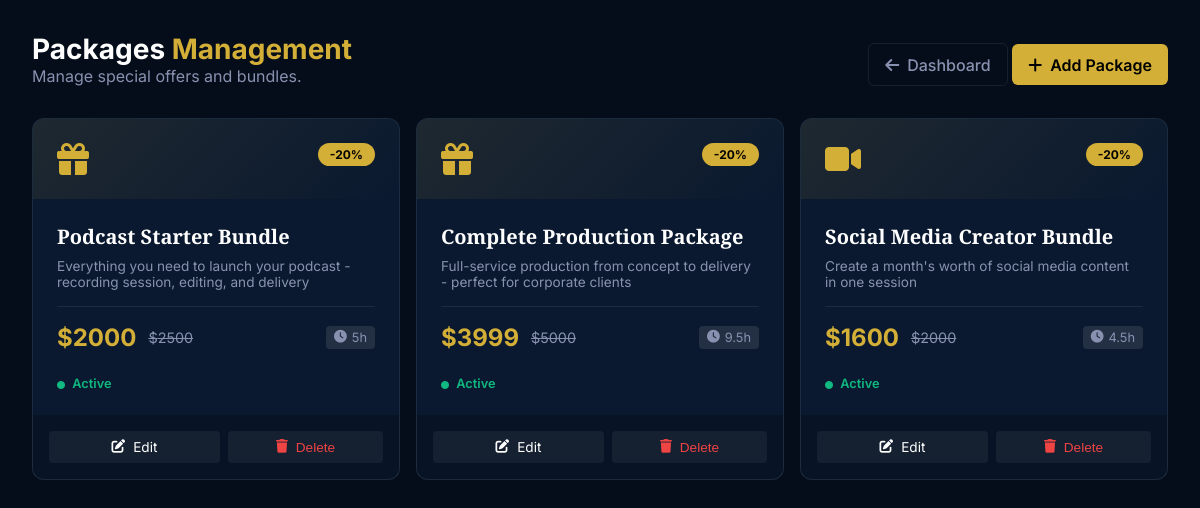
Page /admin/packages (signed in) on the committed database.
### app.py (models this page shows, shortened)
class Package(db.Model):
    __tablename__ = 'packages'
    id = db.Column(db.Integer, primary_key=True)
    name = db.Column(db.String(100), nullable=False)
    name_ar = db.Column(db.String(100))
    description = db.Column(db.Text)
    description_ar = db.Column(db.Text)
    original_price = db.Column(db.Float, nullable=False, default=0.0)
    package_price = db.Column(db.Float, nullable=False, default=0.0)
    duration_hours = db.Column(db.Float, nullable=False, default=0.0)
    icon = db.Column(db.String(50), default='gift')
    features = db.Column(db.Text) # Pipe-separated string
    features_ar = db.Column(db.Text)
    display_order = db.Column(db.Integer, default=0)
    is_active = db.Column(db.Boolean, default=True)
    created_at = db.Column(db.DateTime, default=datetime.utcnow)
    @property
    def discount_percentage(self):
        if self.original_price > 0:
            return int(((self.original_price - self.package_price) / self.original_price) * 100)
        return 0

### app.py (the view)
@app.route('/admin/packages')
@admin_required
def admin_packages():
    packages = Package.query.order_by(Package.display_order).all()
    new_inquiries = ContactInquiry.query.filter_by(status='new').count()
    return render_template('admin/package_list.html', items=packages, new_inquiries=new_inquiries)

### app.py (called while the page is built)
@app.context_processor
def inject_conf_var():
    return dict(get_locale=get_locale)

def admin_required(f):
    @wraps(f)
    def decorated_function(*args, **kwargs):
        if 'user_id' not in session:
            return redirect(url_for('login', next=request.url))
        user = db.session.get(User, session['user_id'])
        if not user or not user.is_admin:
            flash('Access denied. Administrator privileges required.', 'error')
            abort(403)
        return f(*args, **kwargs)
    return decorated_function

### templates/admin/package_list.html (shortened to what this page needs)
<!DOCTYPE html>
<html lang="en">
<head>
    <link rel="stylesheet" href="https://cdnjs.cloudflare.com/ajax/libs/font-awesome/6.4.0/css/all.min.css">
</head>
<body>
    <header class="page-header">
        <div>
            <h1 class="page-title">Packages <span>Management</span></h1>
            <p style="color: var(--color-text-muted);">Manage special offers and bundles.</p>
        </div>
        <div>
            <a href="{{ url_for('admin_settings') }}" class="btn-outline"><i class="fas fa-arrow-left"></i> Dashboard</a>
            <a href="{{ url_for('admin_package_new') }}" class="btn-gold"><i class="fas fa-plus"></i> Add Package</a>
        </div>
    </header>
    <div class="packages-grid">
        {% for item in items %}
        <div class="package-card">
            <div class="card-header-bg">
                <i class="fas fa-{{ item.icon }} pkg-icon"></i>
                {% if item.discount_percentage > 0 %}
                <span class="pkg-discount">-{{ item.discount_percentage }}%</span>
                {% endif %}
            </div>
            <div class="card-content">
                <h3 class="card-title">{{ item.name }}</h3>
                <p class="card-desc">{{ item.description }}</p>
                <div class="card-pricing">
                    <span class="price-new">${{ item.package_price|int }}</span>
                    {% if item.original_price > item.package_price %}
                    <span class="price-old">${{ item.original_price|int }}</span>
                    {% endif %}
                    <span class="duration-badge">
                        <i class="fas fa-clock"></i> {{ item.duration_hours|int if item.duration_hours.is_integer() else item.duration_hours }}h
                    </span>
                </div>
                <div style="color: {{ 'var(--color-success)' if item.is_active else 'var(--color-text-muted)' }}; font-size: 0.8rem; font-weight: 600;">
                    <i class="fas fa-circle" style="font-size: 0.5rem; margin-right: 0.25rem;"></i> {{ 'Active' if item.is_active else 'Inactive' }}
                </div>
            </div>
            <div class="card-actions">
                <a href="{{ url_for('admin_package_edit', package_id=item.id) }}" class="btn-action"><i class="fas fa-edit"></i> Edit</a>
                <form action="{{ url_for('admin_package_delete', package_id=item.id) }}" method="POST" style="flex: 1; display:flex;">
                    <button type="submit" class="btn-action btn-delete" style="border:none; cursor:pointer; width:100%;" onclick="return confirm('Delete this package?')"><i class="fas fa-trash"></i> Delete</button>
                </form>
            </div>
        </div>
        {% endfor %}
    </div>
</body>
</html>

### templates/admin/package_list.html (style rules this page uses)
:root { --color-bg-dark: #050d1a; --color-card-bg: #0A192F; --color-border: rgba(255, 255, 255, 0.08); --color-gold: #D4AF37; --color-gold-hover: #bfa13f; --color-text-main: #FFFFFF; --color-text-muted: #8892B0; --color-danger: #ef4444; --color-success: #10b981; --font-heading: 'Playfair Display', serif; --font-body: 'Inter', sans-serif; }
* { margin: 0; padding: 0; box-sizing: border-box; }
body { font-family: var(--font-body); background-color: var(--color-bg-dark); color: var(--color-text-main); min-height: 100vh; padding: 2rem; }
a { text-decoration: none; color: inherit; transition: 0.3s; }
.page-header { display: flex; justify-content: space-between; align-items: flex-end; margin-bottom: 2rem; }
.page-title { font-size: 1.75rem; font-weight: 700; }
.page-title span { color: var(--color-gold); }
.btn-gold { background: var(--color-gold); color: #000; padding: 0.65rem 1rem; border-radius: 6px; font-weight: 600; border: none; cursor: pointer; display: inline-flex; gap: 0.5rem; text-decoration: none; align-items: center; }
.btn-outline { background: transparent; border: 1px solid var(--color-border); color: var(--color-text-muted); padding: 0.65rem 1rem; border-radius: 6px; font-weight: 500; cursor: pointer; display: inline-flex; gap: 0.5rem; text-decoration: none; align-items: center; }
.packages-grid { display: grid; grid-template-columns: repeat(auto-fill, minmax(320px, 1fr)); gap: 1rem; }
.package-card { background: var(--color-card-bg); border: 1px solid var(--color-border); border-radius: 12px; overflow: hidden; transition: 0.3s; display: flex; flex-direction: column; }
.card-header-bg { background: linear-gradient(135deg, rgba(212, 175, 55, 0.1), transparent); padding: 1.5rem; display: flex; justify-content: space-between; align-items: flex-start; }
.pkg-icon { font-size: 2rem; color: var(--color-gold); }
.pkg-discount { background: var(--color-gold); color: #000; padding: 0.25rem 0.75rem; border-radius: 20px; font-size: 0.75rem; font-weight: 700; }
.card-content { padding: 1.5rem; flex: 1; }
.card-title { font-family: var(--font-heading); font-size: 1.25rem; margin-bottom: 0.5rem; }
.card-desc { color: var(--color-text-muted); font-size: 0.85rem; margin-bottom: 1rem; display: -webkit-box; -webkit-line-clamp: 3; -webkit-box-orient: vertical; overflow: hidden; }
.card-pricing { display: flex; align-items: center; gap: 0.75rem; margin-bottom: 1.5rem; padding-top: 1rem; border-top: 1px solid var(--color-border); }
.price-new { color: var(--color-gold); font-size: 1.5rem; font-weight: 700; }
.price-old { color: var(--color-text-muted); text-decoration: line-through; font-size: 0.9rem; }
.duration-badge { font-size: 0.8rem; background: rgba(255,255,255,0.1); padding: 4px 8px; border-radius: 4px; color: var(--color-text-muted); margin-left: auto; display: flex; align-items: center; gap: 5px; }
.card-actions { display: flex; gap: 0.5rem; padding: 1rem; background: rgba(0,0,0,0.2); }
.btn-action { flex: 1; padding: 0.5rem; text-align: center; border-radius: 4px; font-size: 0.85rem; background: rgba(255,255,255,0.05); text-decoration: none; color: inherit; display: flex; align-items: center; justify-content: center; gap: 0.5rem; }
.btn-delete { color: var(--color-danger); }

### rows in the picture
Package: discount_percentage "20", name "Podcast Starter Bundle", description "Everything you need to launch your podcast - recording session, editing, and delivery", package_price "2000", original_price "2500", duration_hours "5", is_active "Active"
Package: discount_percentage "20", name "Complete Production Package", description "Full-service production from concept to delivery - perfect for corporate clients", package_price "3999", original_price "5000", duration_hours "9.5", is_active "Active"
Package: discount_percentage "20", name "Social Media Creator Bundle", description "Create a month's worth of social media content in one session", package_price "1600", original_price "2000", duration_hours "4.5", is_active "Active"
